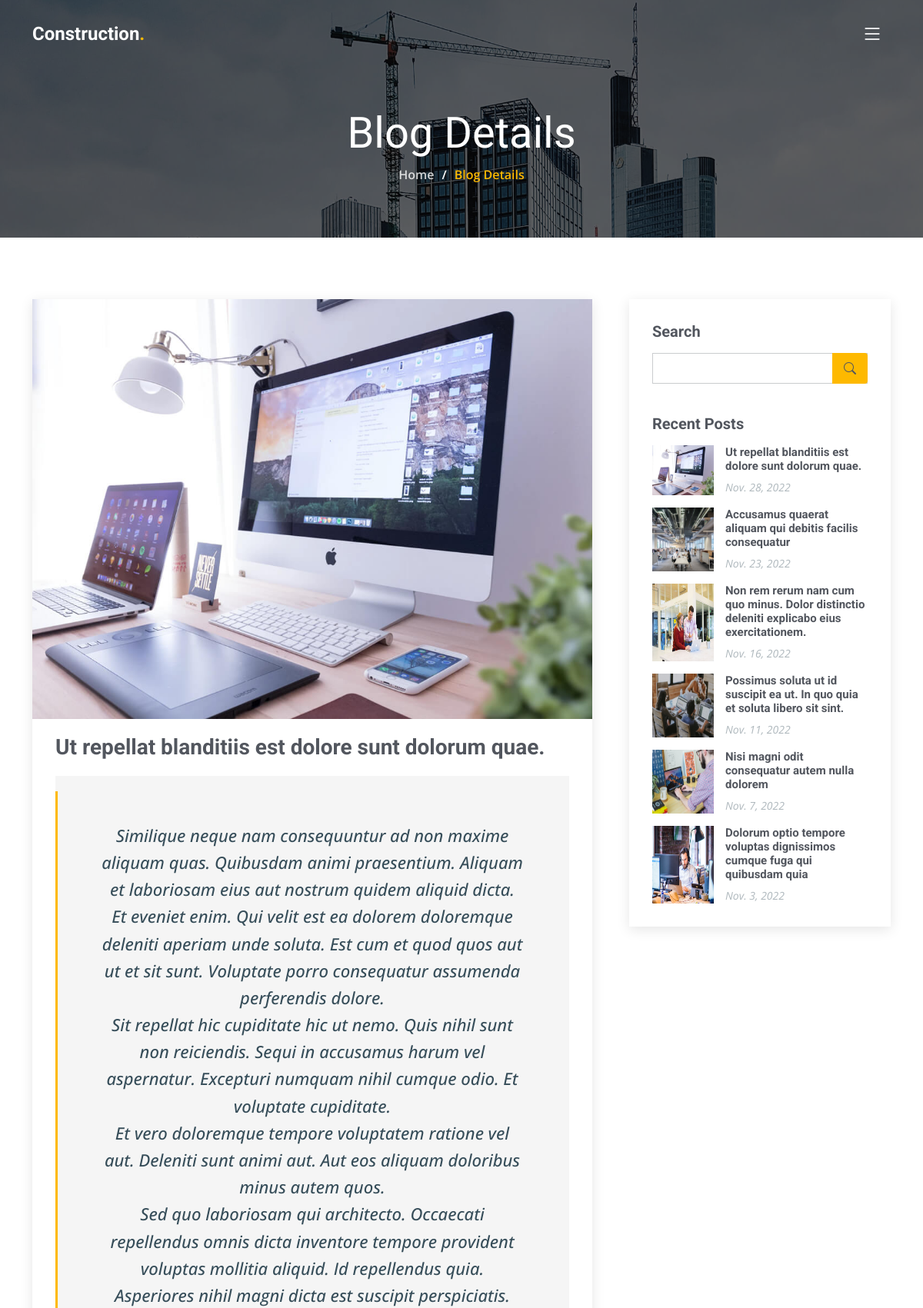
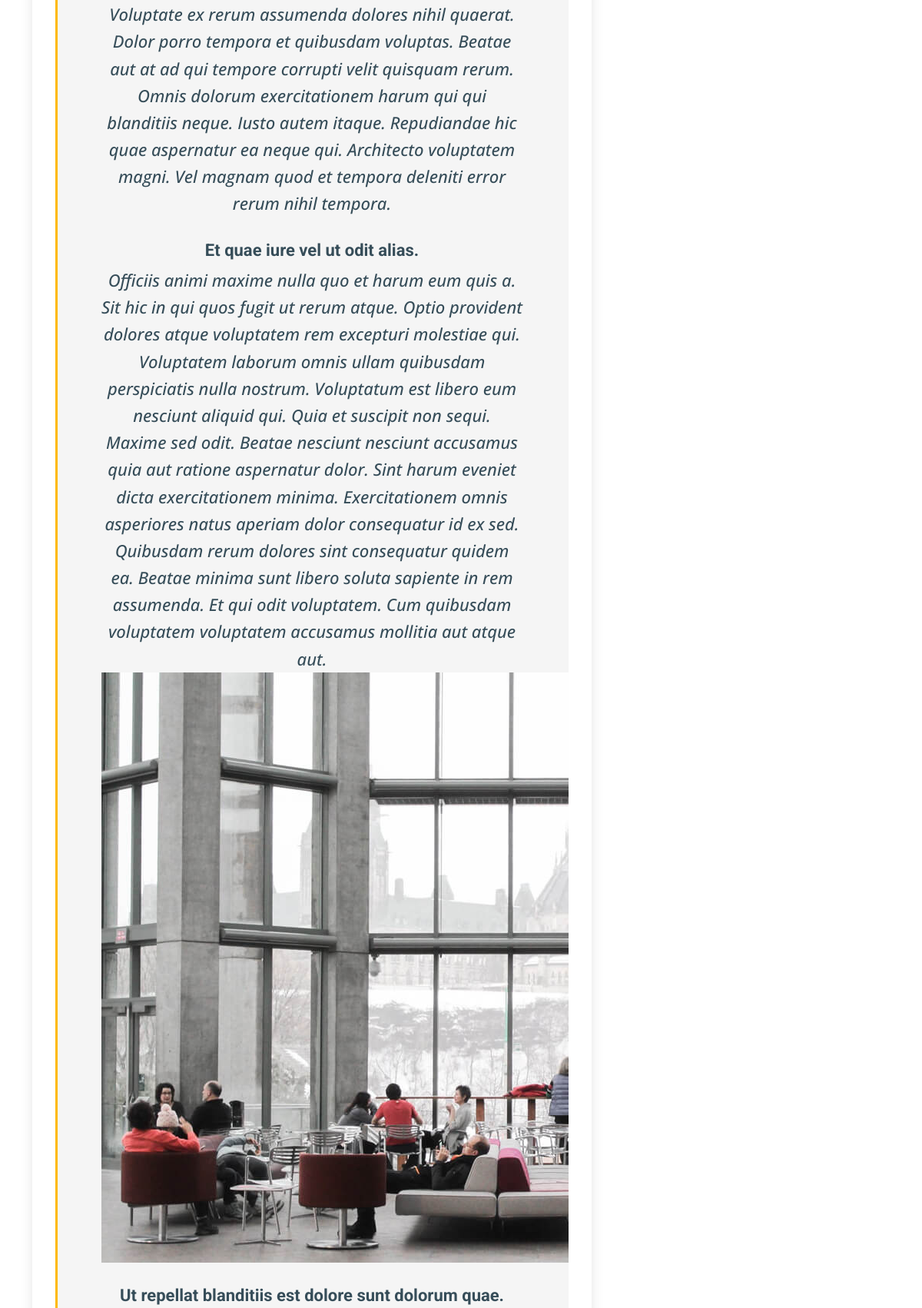
The app's page /blog-details/6 (upper part) with its own data (2 pictures, top to bottom).
### mainApp/models.py (models this page shows, shortened)
class Blog(models.Model):
    date = models.DateField()
    name = models.CharField(max_length=800)
    designation = models.CharField(max_length=800)
    image = models.ImageField(upload_to='blog')
    title = models.CharField(max_length=800)
    content = RichTextField()

### mainApp/views.py (the view)
# urls.py: path('blog-details/<pk>', blog_details, name='blog-details'),
def blog_details(request,pk):
    blog_detail = Blog.objects.get(pk=pk)
    recent_blog = Blog.objects.all().order_by('-date')[:10]
    context = {
        'bdetails': blog_detail,
        'r_blog': recent_blog,
    }
    return render(request, 'blog-details.html', context)

### mainApp/templates/blog-details.html (shortened to what this page needs)
{% extends 'include/base.html' %}
{% load static %}
{% block content %}
  <main id="main">
    <div class="breadcrumbs d-flex align-items-center" style="background-image: url('{% static 'img/breadcrumbs-bg.jpg' %}');">
      <div class="container position-relative d-flex flex-column align-items-center" data-aos="fade">
        <h2>Blog Details</h2>
        <ol>
          <li><a href="{% url 'home' %}">Home</a></li>
          <li>Blog Details</li>
        </ol>
      </div>
    </div>
    <section id="blog" class="blog">
      <div class="container" data-aos="fade-up" data-aos-delay="100">
        <div class="row g-5">
          <div class="col-lg-8">
            <article class="blog-details">
              <div class="post-img">
                <img src="{{bdetails.image.url}}" alt="" class="img-fluid">
              </div>
              <h2 class="title">{{bdetails.title}}</h2>
              <div class="content">
                <blockquote>
                  <p>
                    {{bdetails.content|safe}}
                  </p>
                </blockquote>
              </div>
            </article>
          </div>
          <div class="col-lg-4">
            <div class="sidebar">
              <div class="sidebar-item search-form">
                <h3 class="sidebar-title">Search</h3>
                <form action="" class="mt-3">
                  <input type="text">
                  <button type="submit"><i class="bi bi-search"></i></button>
                </form>
              </div>
              <div class="sidebar-item recent-posts">
                <h3 class="sidebar-title">Recent Posts</h3>
                <div class="mt-3">
                  {% for x in r_blog %}
                  <div class="post-item mt-3">
                    <img src="{{x.image.url}}" alt="">
                    <div>
                      <h4><a href="{% url 'blog-details' x.pk %}">{{x.title}}</a></h4>
                      <time datetime="2020-01-01">{{x.date}}</time>
                    </div>
                  </div>
                  {% endfor %}
                </div>
              </div>
            </div>
          </div>
        </div>
      </div>
    </section>
  </main>
{% endblock content %}

### mainApp/static/css/main.css (style rules this page uses)
:root { --font-default: "Open Sans", system-ui, -apple-system, "Segoe UI", Roboto, "Helvetica Neue", Arial, "Noto Sans", "Liberation Sans", sans-serif, "Apple Color Emoji", "Segoe UI Emoji", "Segoe UI Symbol", "Noto Color Emoji"; --font-primary: "Roboto", sans-serif; --font-secondary: "Work Sans", sans-serif; }
:root { --color-default: #364d59; --color-primary: #feb900; --color-secondary: #52565e; }
:root { scroll-behavior: smooth; }
body { font-family: var(--font-default); color: var(--color-default); overflow-x: hidden; }
a { color: var(--color-primary); text-decoration: none; }
h1, h2, h3, h4, h5, h6 { font-family: var(--font-primary); }
section { padding: 80px 0; overflow: hidden; }
.breadcrumbs { padding: 140px 0 60px 0; min-height: 30vh; position: relative; background-size: cover; background-position: center; background-repeat: no-repeat; }
.breadcrumbs:before { content: ""; background-color: rgba(0, 0, 0, 0.6); position: absolute; inset: 0; }
.breadcrumbs h2 { font-size: 56px; font-weight: 500; color: #fff; font-family: var(--font-secondary); }
.breadcrumbs ol { display: flex; flex-wrap: wrap; list-style: none; padding: 0 0 10px 0; margin: 0; font-size: 16px; font-weight: 600; color: var(--color-primary); }
.breadcrumbs ol a { color: rgba(255, 255, 255, 0.8); transition: 0.3s; }
.breadcrumbs ol li+li { padding-left: 10px; }
.breadcrumbs ol li+li::before { display: inline-block; padding-right: 10px; color: #fff; content: "/"; }
.blog .blog-details { box-shadow: 0 4px 16px rgba(0, 0, 0, 0.1); padding: 30px; }
.blog .blog-details .post-img { margin: -30px -30px 20px -30px; overflow: hidden; }
.blog .blog-details .title { font-size: 28px; font-weight: 700; padding: 0; margin: 20px 0 0 0; color: var(--color-secondary); }
.blog .blog-details .content { margin-top: 20px; }
.blog .blog-details .content h3 { font-size: 22px; margin-top: 30px; font-weight: bold; }
.blog .blog-details .content blockquote { overflow: hidden; background-color: rgba(82, 86, 94, 0.06); padding: 60px; position: relative; text-align: center; margin: 20px 0; }
.blog .blog-details .content blockquote p { color: var(--color-default); line-height: 1.6; margin-bottom: 0; font-style: italic; font-weight: 500; font-size: 22px; }
.blog .blog-details .content blockquote:after { content: ""; position: absolute; left: 0; top: 0; bottom: 0; width: 3px; background-color: var(--color-primary); margin-top: 20px; margin-bottom: 20px; }
.blog .sidebar { padding: 30px; box-shadow: 0 4px 16px rgba(0, 0, 0, 0.1); }
.blog .sidebar .sidebar-title { font-size: 20px; font-weight: 700; padding: 0; margin: 0; color: var(--color-secondary); }
.blog .sidebar .sidebar-item+.sidebar-item { margin-top: 40px; }
.blog .sidebar .search-form form { background: #fff; border: 1px solid rgba(82, 86, 94, 0.3); padding: 3px 10px; position: relative; }
.blog .sidebar .search-form form input[type=text] { border: 0; padding: 4px; border-radius: 4px; width: calc(100% - 40px); }
.blog .sidebar .search-form form button { position: absolute; top: 0; right: 0; bottom: 0; border: 0; background: none; font-size: 16px; padding: 0 15px; margin: -1px; background: var(--color-primary); color: var(--color-secondary); transition: 0.3s; border-radius: 0 4px 4px 0; line-height: 0; }
.blog .sidebar .search-form form button i { line-height: 0; }
.blog .sidebar .recent-posts .post-item { display: flex; }
.blog .sidebar .recent-posts .post-item+.post-item { margin-top: 15px; }
.blog .sidebar .recent-posts img { max-width: 80px; margin-right: 15px; }
.blog .sidebar .recent-posts h4 { font-size: 15px; font-weight: bold; }
.blog .sidebar .recent-posts h4 a { color: var(--color-secondary); transition: 0.3s; }
.blog .sidebar .recent-posts time { display: block; font-style: italic; font-size: 14px; color: rgba(54, 77, 89, 0.4); }

### records on screen
Blog: image (picture), title "Ut repellat blanditiis est dolore sunt dolorum quae.", content "Similique neque nam consequuntur ad non maxime aliquam quas. Quibusdam animi praesentium. Aliquam et laboriosam eius aut nostrum quidem aliquid dicta. Et eveniet enim. Qui velit est ea dolorem doloremque deleniti aperiam unde soluta. Est cum et quod quos aut ut et sit sunt. Voluptate porro consequatur assumenda perferendis dolore. Sit repellat hic cupiditate hic ut nemo. Quis nihil sunt non reiciendis. Sequi in accusamus harum vel aspernatur. Excepturi numquam nihil cumque odio. Et voluptate cupiditate. Et vero doloremque tempore voluptatem ratione vel aut. Deleniti sunt animi aut. Aut eos aliquam doloribus minus autem quos. Sed quo laboriosam qui architecto. Occaecati repellendus omnis…", content (picture), date "Nov. 28, 2022"
Blog: image (picture), title "Accusamus quaerat aliquam qui debitis facilis consequatur", date "Nov. 23, 2022"
Blog: image (picture), title "Non rem rerum nam cum quo minus. Dolor distinctio deleniti explicabo eius exercitationem.", date "Nov. 16, 2022"
Blog: image (picture), title "Possimus soluta ut id suscipit ea ut. In quo quia et soluta libero sit sint.", date "Nov. 11, 2022"
Blog: image (picture), title "Nisi magni odit consequatur autem nulla dolorem", date "Nov. 7, 2022"
Blog: image (picture), title "Dolorum optio tempore voluptas dignissimos cumque fuga qui quibusdam quia", date "Nov. 3, 2022"
